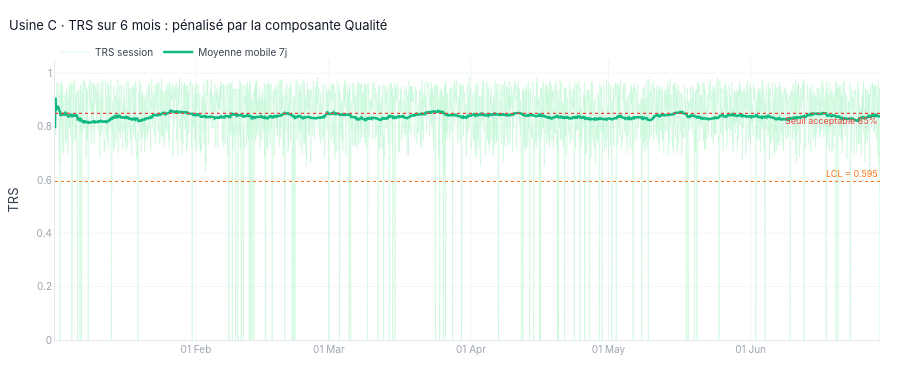

Notebook code cell kept with this figure:
### Code cell
# ── Plot 2 : TRS Usine C — pénalisé par la qualité ───────────
sample = df.iloc[::3].copy()
df['TRS_7j'] = df['TRS'].rolling(336, min_periods=1).mean()

fig2 = go.Figure()
fig2.add_trace(go.Scatter(
    x=sample['timestamp'], y=sample['TRS'],
    name='TRS session', line=dict(color='#bbf7d0', width=0.8), opacity=0.6,
    hovertemplate='%{x|%d %b %H:%M}<br>TRS : %{y:.3f}<extra></extra>'
))
fig2.add_trace(go.Scatter(
    x=df['timestamp'], y=df['TRS_7j'],
    name='Moyenne mobile 7j', line=dict(color='#10b981', width=2.5),
    hovertemplate='%{x|%d %b}<br>TRS moy 7j : %{y:.3f}<extra></extra>'
))
fig2.add_hline(y=0.85, line_dash='dot', line_color='#ef4444', line_width=1.2,
               annotation_text='Seuil acceptable 85%',
               annotation_font_size=9, annotation_font_color='#ef4444',
               annotation_position='bottom right')
fig2.add_hline(y=limites['TRS']['lcl'], line_dash='dot', line_color='#f97316',
               line_width=1,
               annotation_text=f"LCL = {limites['TRS']['lcl']:.3f}",
               annotation_font_size=9, annotation_font_color='#f97316',
               annotation_position='top right')

fig2.update_layout(
    **LAYOUT,
    title=dict(text='Usine C · TRS sur 6 mois : pénalisé par la composante Qualité',
               font=dict(size=13, color='#111827'), x=0.01),
    xaxis=dict(gridcolor='#f3f4f6', linecolor='#e5e7eb',
               tickfont=dict(size=10, color='#9ca3af'), tickformat='%d %b'),
    yaxis=dict(title='TRS', gridcolor='#f3f4f6', linecolor='#e5e7eb',
               tickfont=dict(size=10, color='#9ca3af'), range=[0,1.05]),
    legend=dict(bgcolor='rgba(0,0,0,0)', borderwidth=0,
                font=dict(size=10), orientation='h', y=1.08),
    height=380, margin=dict(l=50,r=20,t=60,b=40),
    hovermode='x unified'
)
fig2.show()

### Figure 1 — Plotly figure (JSON) as saved in the notebook; plotly's stock layout.template omitted (floating-point values rounded to 4 significant figures; data arrays with more than 128 entries replaced by an {"elided": "..."} marker saying what was removed)
{"data": [{"hovertemplate": "%{x|%d %b %H:%M}<br>TRS : %{y:.3f}<extra></extra>", "line": {"color": "#bbf7d0", "width": 0.8}, "name": "TRS session", "opacity": 0.6, "type": "scatter", "x": {"elided": "2880 str values"}, "y": {"elided": "2880 float values"}}, {"hovertemplate": "%{x|%d %b}<br>TRS moy 7j : %{y:.3f}<extra></extra>", "line": {"color": "#10b981", "width": 2.5}, "name": "Moyenne mobile 7j", "type": "scatter", "x": {"elided": "8640 str values"}, "y": {"elided": "8640 float values"}}], "layout": {"annotations": [{"font": {"color": "#ef4444", "size": 9}, "showarrow": false, "text": "Seuil acceptable 85%", "x": 1, "xanchor": "right", "xref": "x domain", "y": 0.85, "yanchor": "top", "yref": "y"}, {"font": {"color": "#f97316", "size": 9}, "showarrow": false, "text": "LCL = 0.595", "x": 1, "xanchor": "right", "xref": "x domain", "y": 0.5945, "yanchor": "bottom", "yref": "y"}], "font": {"color": "#374151", "family": "Inter, sans-serif", "size": 11}, "height": 380, "hoverlabel": {"bgcolor": "#1f2937", "font": {"color": "#f9fafb", "size": 11}}, "hovermode": "x unified", "legend": {"bgcolor": "rgba(0,0,0,0)", "borderwidth": 0, "font": {"size": 10}, "orientation": "h", "y": 1.08}, "margin": {"b": 40, "l": 50, "r": 20, "t": 60}, "paper_bgcolor": "#ffffff", "plot_bgcolor": "#ffffff", "shapes": [{"line": {"color": "#ef4444", "dash": "dot", "width": 1.2}, "type": "line", "x0": 0, "x1": 1, "xref": "x domain", "y0": 0.85, "y1": 0.85, "yref": "y"}, {"line": {"color": "#f97316", "dash": "dot", "width": 1}, "type": "line", "x0": 0, "x1": 1, "xref": "x domain", "y0": 0.5945, "y1": 0.5945, "yref": "y"}], "title": {"font": {"color": "#111827", "size": 13}, "text": "Usine C · TRS sur 6 mois : pénalisé par la composante Qualité", "x": 0.01}, "xaxis": {"gridcolor": "#f3f4f6", "linecolor": "#e5e7eb", "tickfont": {"color": "#9ca3af", "size": 10}, "tickformat": "%d %b"}, "yaxis": {"gridcolor": "#f3f4f6", "linecolor": "#e5e7eb", "range": [0, 1.05], "tickfont": {"color": "#9ca3af", "size": 10}, "title": {"text": "TRS"}}}}
